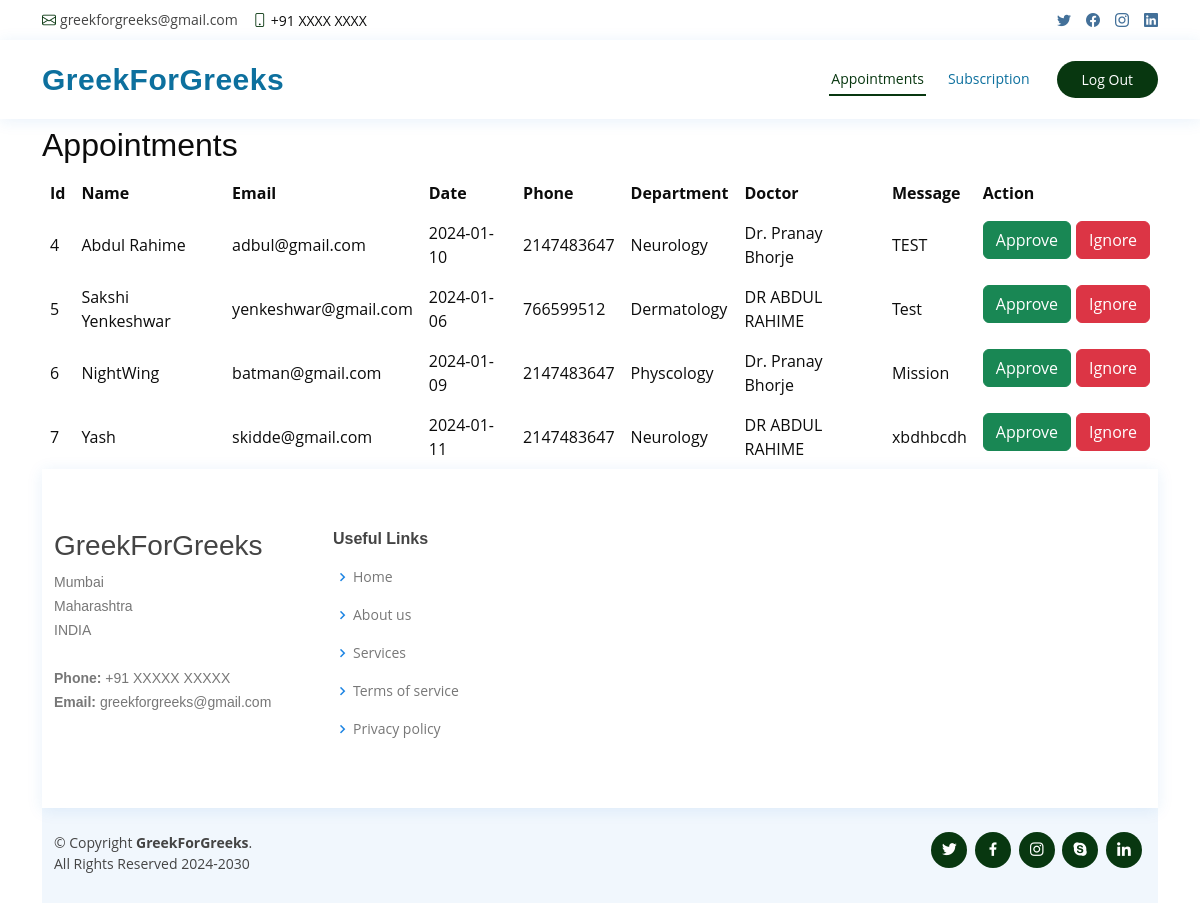
Screenshot of /temp.php with the database file from the repository.
### tables this page shows
CREATE TABLE `apt` (
  `id` int(3) NOT NULL,
  `name` varchar(200) NOT NULL,
  `email` varchar(200) NOT NULL,
  `phone` int(10) NOT NULL,
  `date` date NOT NULL,
  `department` varchar(200) NOT NULL,
  `doctor` varchar(200) NOT NULL,
  `message` varchar(250) NOT NULL,
  `time` timestamp NOT NULL DEFAULT current_timestamp() ON UPDATE current_timestamp()
);

### temp.php (the view, shortened to what this page needs)
<?php
$servername = "localhost";
$username = "root";
$password = "";
$dbname = "g4g";
$conn = new mysqli($servername, $username, $password, $dbname);
$sql = "SELECT * FROM apt";
$result = $conn->query($sql);
?>
<!DOCTYPE html>
<html lang="en">
<head>
  <link href="assets/vendor/fontawesome-free/css/all.min.css" rel="stylesheet">
  <link href="assets/vendor/animate.css/animate.min.css" rel="stylesheet">
  <link href="assets/vendor/bootstrap/css/bootstrap.min.css" rel="stylesheet">
  <link href="assets/vendor/bootstrap-icons/bootstrap-icons.css" rel="stylesheet">
  <link href="assets/vendor/boxicons/css/boxicons.min.css" rel="stylesheet">
  <link href="assets/vendor/glightbox/css/glightbox.min.css" rel="stylesheet">
  <link href="assets/vendor/remixicon/remixicon.css" rel="stylesheet">
  <link href="assets/vendor/swiper/swiper-bundle.min.css" rel="stylesheet">
  <link href="assets/css/style.css" rel="stylesheet">
</head>
<body>
<div id="topbar" class="d-flex align-items-center fixed-top">
    <div class="container d-flex justify-content-between">
      <div class="contact-info d-flex align-items-center">
        <i class="bi bi-envelope"></i> <a href="mailto:contact@example.com">greekforgreeks@gmail.com</a>
        <i class="bi bi-phone"></i> +91 XXXX XXXX     </div>
      <div class="d-none d-lg-flex social-links align-items-center">
        <a href="404.html" class="twitter"><i class="bi bi-twitter"></i></a>
        <a href="404.html" class="facebook"><i class="bi bi-facebook"></i></a>
        <a href="404.html" class="instagram"><i class="bi bi-instagram"></i></a>
        <a href="404.html" class="linkedin"><i class="bi bi-linkedin"></i></i></a>
      </div>
    </div>
  </div>
   <header id="header" class="fixed-top">
    <div class="container d-flex align-items-center">
      <h1 class="logo me-auto"><a href="index.html">GreekForGreeks</a></h1>
      <nav id="navbar" class="navbar order-last order-lg-0">
        <ul>
          <li><a class="nav-link scrollto active" href="#hero">Appointments</a></li>
          <li><a class="nav-link scrollto" href="#about">Subscription</a></li>
      </nav>
      <a href="logout.php" class="appointment-btn scrollto"><span class="d-none d-md-inline">Log</span> Out</a>
    </div>
  </header>
  <div class="container">
  <div class="text-center" style="padding: 25px;" ><button style="background-color: green; color: white;"type="submit" value="submit">Make an Appointment</button></div>
  <h2 padding>Appointments</h2>
    <table>
        <tr>
            <th>Id</th>
            <th>Name</th>
            <th>Email</th>
            <th>Date</th>
            <th>Phone</th>
            <th>Department</th>
            <th>Doctor</th>
            <th>Message</th>
            <th>Action</th>
        </tr>
        <h2>Appointments</h2>
    </div>
        <?php
        if ($result->num_rows > 0) {
            while ($row = $result->fetch_assoc()) {
                echo "<tr>";
                echo "<td>" . $row["id"] . "</td>";
                echo "<td>" . $row["name"] . "</td>";
                echo "<td>" . $row["email"] . "</td>";
                echo "<td>" . $row["date"] . "</td>";
                echo "<td>" . $row["phone"] . "</td>";
                echo "<td>" . $row["department"] . "</td>";
                echo "<td>" . $row["doctor"] . "</td>";
                echo "<td>" . $row["message"] . "</td>";
                echo "<td class='action-buttons'>";
                echo "<button class='btn btn-success' onclick='approveAppointment(" . $row["id"] . ")'>Approve</button>";
                echo "<button class='btn btn-danger' onclick='ignoreAppointment(" . $row["id"] . ")'>Ignore</button>";
                echo "</td>";
                echo "</tr>";
            }
        } else {
            echo "<tr><td colspan='8'>No appointments found</td></tr>";
        }
        ?>
     <footer id="footer">
<div class="footer-top">
  <div class="container">
    <div class="row">
      <div class="col-lg-3 col-md-6 footer-contact">
        <h3>GreekForGreeks</h3>
        <p>
          Mumbai <br>
          Maharashtra<br>
          INDIA <br><br>
          <strong>Phone:</strong> +91 XXXXX XXXXX <br>
          <strong>Email:</strong> greekforgreeks@gmail.com<br>
        </p>
      </div>
      <div class="col-lg-2 col-md-6 footer-links">
        <h4>Useful Links</h4>
        <ul>
          <li><i class="bx bx-chevron-right"></i> <a href="#">Home</a></li>
          <li><i class="bx bx-chevron-right"></i> <a href="#">About us</a></li>
          <li><i class="bx bx-chevron-right"></i> <a href="#">Services</a></li>
          <li><i class="bx bx-chevron-right"></i> <a href="#">Terms of service</a></li>
          <li><i class="bx bx-chevron-right"></i> <a href="#">Privacy policy</a></li>
        </ul>
      </div>
    </div>
  </div>
</div>
<div class="container d-md-flex py-4">
  <div class="me-md-auto text-center text-md-start">
    <div class="copyright">
      &copy; Copyright <strong><span>GreekForGreeks</span></strong>.</br> All Rights Reserved 2024-2030
    </div>
    <div class="credits">
    </div>
  </div>
  <div class="social-links text-center text-md-right pt-3 pt-md-0">
    <a href="404.html" class="twitter"><i class="bx bxl-twitter"></i></a>
    <a href="404.html" class="facebook"><i class="bx bxl-facebook"></i></a>
    <a href="404.html" class="instagram"><i class="bx bxl-instagram"></i></a>
    <a href="404.html" class="google-plus"><i class="bx bxl-skype"></i></a>
    <a href="404.html" class="linkedin"><i class="bx bxl-linkedin"></i></a>
  </div>
</div>
</footer>
</body>

### assets/css/style.css (style rules this page uses)
body { font-family: "Open Sans", sans-serif; color: #0c0c0c; }
a { color: #157d0f; text-decoration: none; }
h1, h2, h3, h4, h5, h6 { font-family: "Raleway", sans-serif; }
#topbar { background: #fff; height: 40px; font-size: 14px; transition: all 0.5s; z-index: 996; }
#topbar .contact-info a { line-height: 1; color: #444444; transition: 0.3s; }
#topbar .contact-info i { color: #083710; padding-right: 4px; margin-left: 15px; line-height: 0; }
#topbar .contact-info i:first-child { margin-left: 0; }
#topbar .social-links a { color: #437099; padding-left: 15px; display: inline-block; line-height: 1px; transition: 0.3s; }
#topbar .social-links a:first-child { border-left: 0; }
#header { background: #fff; transition: all 0.5s; z-index: 997; padding: 15px 0; top: 40px; box-shadow: 0px 2px 15px rgba(25, 119, 204, 0.1); }
#header .logo { font-size: 30px; margin: 0; padding: 0; line-height: 1; font-weight: 700; letter-spacing: 0.5px; font-family: "Poppins", sans-serif; }
#header .logo a { color: #0d709e; }
.appointment-btn { margin-left: 25px; background: #083710; color: #fff; border-radius: 50px; padding: 8px 25px; white-space: nowrap; transition: 0.3s; font-size: 14px; display: inline-block; }
.navbar { padding: 0; }
.navbar ul { margin: 0; padding: 0; display: flex; list-style: none; align-items: center; }
.navbar li { position: relative; }
.navbar>ul>li { position: relative; white-space: nowrap; padding: 8px 0 8px 20px; }
.navbar a, .navbar a:focus { display: flex; align-items: center; justify-content: space-between; font-size: 14px; color: #0d709e; white-space: nowrap; transition: 0.3s; border-bottom: 2px solid #fff; padding: 5px 2px; }
.navbar a:hover, .navbar .active, .navbar .active:focus, .navbar li:hover>a { color: #083710; border-color: #083710; }
#footer { color: #444444; font-size: 14px; background: #f1f7fd; }
#footer .footer-top { padding: 60px 0 30px 0; background: #fff; box-shadow: 0px 2px 15px rgba(25, 119, 204, 0.1); }
#footer .footer-top .footer-contact { margin-bottom: 30px; }
#footer .footer-top .footer-contact p { font-size: 14px; line-height: 24px; margin-bottom: 0; font-family: "Raleway", sans-serif; color: #777777; }
#footer .footer-top h4 { font-size: 16px; font-weight: bold; color: #444444; position: relative; padding-bottom: 12px; }
#footer .footer-top .footer-links { margin-bottom: 30px; }
#footer .footer-top .footer-links ul { list-style: none; padding: 0; margin: 0; }
#footer .footer-top .footer-links ul i { padding-right: 2px; color: #1c84e3; font-size: 18px; line-height: 1; }
#footer .footer-top .footer-links ul li { padding: 10px 0; display: flex; align-items: center; }
#footer .footer-top .footer-links ul li:first-child { padding-top: 0; }
#footer .footer-top .footer-links ul a { color: #777777; transition: 0.3s; display: inline-block; line-height: 1; }
#footer .credits { padding-top: 5px; font-size: 13px; color: #444444; }
#footer .social-links a { font-size: 18px; display: inline-block; background: #083710; color: #fff; line-height: 1; padding: 8px 0; margin-right: 4px; border-radius: 50%; text-align: center; width: 36px; height: 36px; transition: 0.3s; }

### temp.php (style rules this page uses)
table { border-collapse: collapse; width: 100%; }
th, td { border: 1px solid #ddd; padding: 8px; text-align: left; }
.action-buttons { display: flex; gap: 5px; }

### rows the page displays
apt: id "4", name "Abdul Rahime", email "adbul@gmail.com", date "2024-01-10", phone "2147483647", department "Neurology", doctor "Dr. Pranay Bhorje", message "TEST"
apt: id "5", name "Sakshi Yenkeshwar", email "yenkeshwar@gmail.com", date "2024-01-06", phone "766599512", department "Dermatology", doctor "DR ABDUL RAHIME", message "Test"
apt: id "6", name "NightWing", email "batman@gmail.com", date "2024-01-09", phone "2147483647", department "Physcology", doctor "Dr. Pranay Bhorje", message "Mission"
apt: id "7", name "Yash", email "skidde@gmail.com", date "2024-01-11", phone "2147483647", department "Neurology", doctor "DR ABDUL RAHIME", message "xbdhbcdh"
